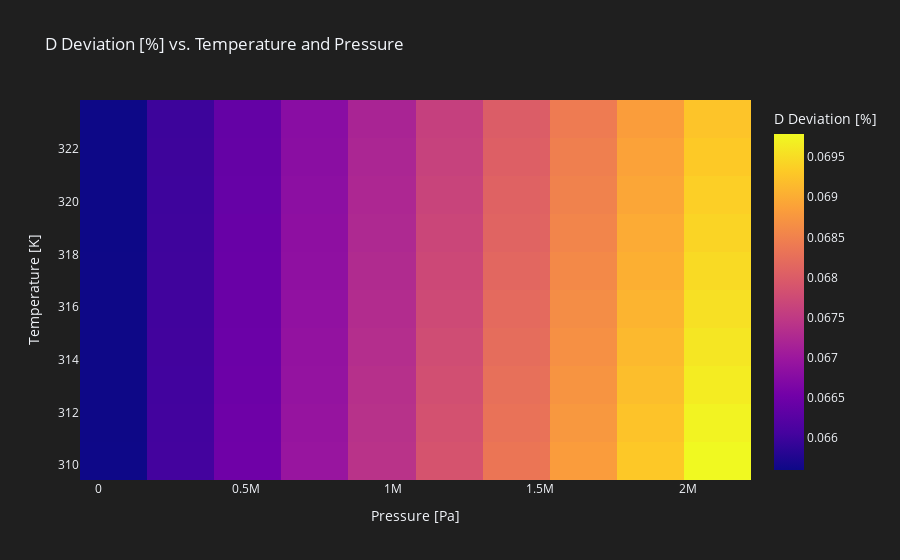
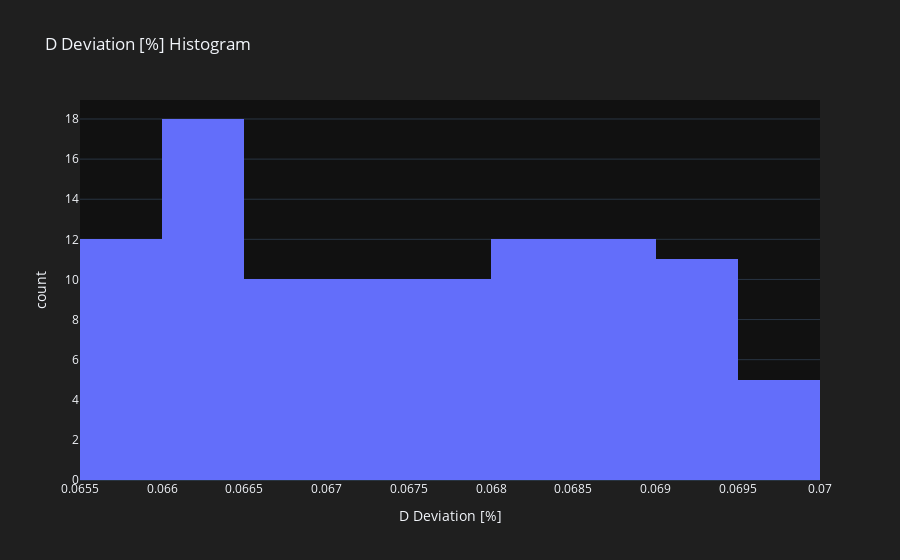

Here is the notebook cell these charts were saved with, in order:
### Markdown cell above
And some pretty plots

### Code cell
import plotly.express as px

fig_im = px.imshow(
    df_worst_case.pivot(
    index="T", columns="P", values=deviation_col
    ),
    labels=dict(x="Pressure [Pa]", y="Temperature [K]", color=deviation_col),
    title=f"{deviation_col} vs. Temperature and Pressure",
    aspect="auto",
)
fig_im.update_xaxes(autorange=0)
fig_im.update_yaxes(autorange=0)
fig_im.update_layout(
    template="plotly_dark",
    paper_bgcolor="#1f1f1f",
)
fig_im.show()

fig_hist = px.histogram(
    df_worst_case, x=deviation_col,
    title=f"{deviation_col} Histogram",
)
fig_hist.update_layout(
    template="plotly_dark",
    paper_bgcolor="#1f1f1f",
)
fig_hist.show()

### Figure 1 — Plotly figure (JSON) as saved in the notebook; plotly's stock layout.template omitted (floating-point values rounded to 4 significant figures)
{"data": [{"coloraxis": "coloraxis", "hovertemplate": "Pressure [Pa]: %{x}<br>Temperature [K]: %{y}<br>D Deviation [%]: %{z}<extra></extra>", "name": "0", "type": "heatmap", "x": [51325, 279100.0, 506900.0, 734700.0, 962400.0, 1190000.0, 1418000.0, 1646000.0, 1874000.0, 2101325], "xaxis": "x", "y": [310.1, 311.6, 313.0, 314.5, 315.9, 317.4, 318.8, 320.3, 321.7, 323.1], "yaxis": "y", "z": [[0.06561, 0.06605, 0.0665, 0.06695, 0.06741, 0.06787, 0.06834, 0.06882, 0.0693, 0.06979], [0.06561, 0.06605, 0.06649, 0.06693, 0.06738, 0.06784, 0.0683, 0.06877, 0.06924, 0.06972], [0.06561, 0.06604, 0.06647, 0.06691, 0.06736, 0.06781, 0.06826, 0.06872, 0.06919, 0.06966], [0.06561, 0.06603, 0.06646, 0.06689, 0.06733, 0.06778, 0.06822, 0.06868, 0.06914, 0.0696], [0.06561, 0.06603, 0.06645, 0.06687, 0.06731, 0.06774, 0.06819, 0.06863, 0.06908, 0.06954], [0.06561, 0.06602, 0.06644, 0.06686, 0.06728, 0.06771, 0.06815, 0.06859, 0.06903, 0.06948], [0.06561, 0.06601, 0.06642, 0.06684, 0.06726, 0.06768, 0.06811, 0.06854, 0.06898, 0.06942], [0.06561, 0.06601, 0.06641, 0.06682, 0.06723, 0.06765, 0.06808, 0.0685, 0.06893, 0.06937], [0.0656, 0.066, 0.0664, 0.0668, 0.06721, 0.06762, 0.06804, 0.06846, 0.06888, 0.06931], [0.0656, 0.06599, 0.06639, 0.06679, 0.06719, 0.06759, 0.06801, 0.06842, 0.06884, 0.06926]]}], "layout": {"coloraxis": {"colorbar": {"title": {"text": "D Deviation [%]"}}, "colorscale": [[0, "#0d0887"], [0.1111, "#46039f"], [0.2222, "#7201a8"], [0.3333, "#9c179e"], [0.4444, "#bd3786"], [0.5556, "#d8576b"], [0.6667, "#ed7953"], [0.7778, "#fb9f3a"], [0.8889, "#fdca26"], [1, "#f0f921"]]}, "paper_bgcolor": "#1f1f1f", "title": {"text": "D Deviation [%] vs. Temperature and Pressure"}, "xaxis": {"anchor": "y", "autorange": 0, "domain": [0, 1], "title": {"text": "Pressure [Pa]"}}, "yaxis": {"anchor": "x", "autorange": 0, "domain": [0, 1], "title": {"text": "Temperature [K]"}}}}

### Figure 2 — Plotly figure (JSON) as saved in the notebook; plotly's stock layout.template omitted (floating-point values rounded to 4 significant figures)
{"data": [{"alignmentgroup": "True", "bingroup": "x", "hovertemplate": "D Deviation [%]=%{x}<br>count=%{y}<extra></extra>", "legendgroup": "", "marker": {"color": "#636efa", "pattern": {"shape": ""}}, "name": "", "offsetgroup": "", "orientation": "v", "showlegend": false, "type": "histogram", "x": [0.06561, 0.06561, 0.06561, 0.06561, 0.06561, 0.06561, 0.06561, 0.06561, 0.0656, 0.0656, 0.06605, 0.06605, 0.06604, 0.06603, 0.06603, 0.06602, 0.06601, 0.06601, 0.066, 0.06599, 0.0665, 0.06649, 0.06647, 0.06646, 0.06645, 0.06644, 0.06642, 0.06641, 0.0664, 0.06639, 0.06695, 0.06693, 0.06691, 0.06689, 0.06687, 0.06686, 0.06684, 0.06682, 0.0668, 0.06679, 0.06741, 0.06738, 0.06736, 0.06733, 0.06731, 0.06728, 0.06726, 0.06723, 0.06721, 0.06719, 0.06787, 0.06784, 0.06781, 0.06778, 0.06774, 0.06771, 0.06768, 0.06765, 0.06762, 0.06759, 0.06834, 0.0683, 0.06826, 0.06822, 0.06819, 0.06815, 0.06811, 0.06808, 0.06804, 0.06801, 0.06882, 0.06877, 0.06872, 0.06868, 0.06863, 0.06859, 0.06854, 0.0685, 0.06846, 0.06842, 0.0693, 0.06924, 0.06919, 0.06914, 0.06908, 0.06903, 0.06898, 0.06893, 0.06888, 0.06884, 0.06979, 0.06972, 0.06966, 0.0696, 0.06954, 0.06948, 0.06942, 0.06937, 0.06931, 0.06926], "xaxis": "x", "yaxis": "y"}], "layout": {"barmode": "relative", "legend": {"tracegroupgap": 0}, "paper_bgcolor": "#1f1f1f", "title": {"text": "D Deviation [%] Histogram"}, "xaxis": {"anchor": "y", "domain": [0, 1], "title": {"text": "D Deviation [%]"}}, "yaxis": {"anchor": "x", "domain": [0, 1], "title": {"text": "count"}}}}
